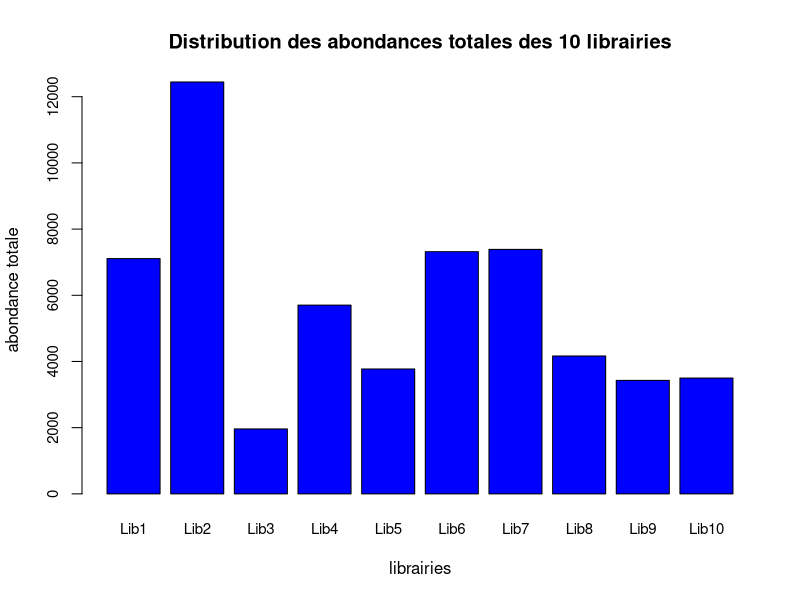
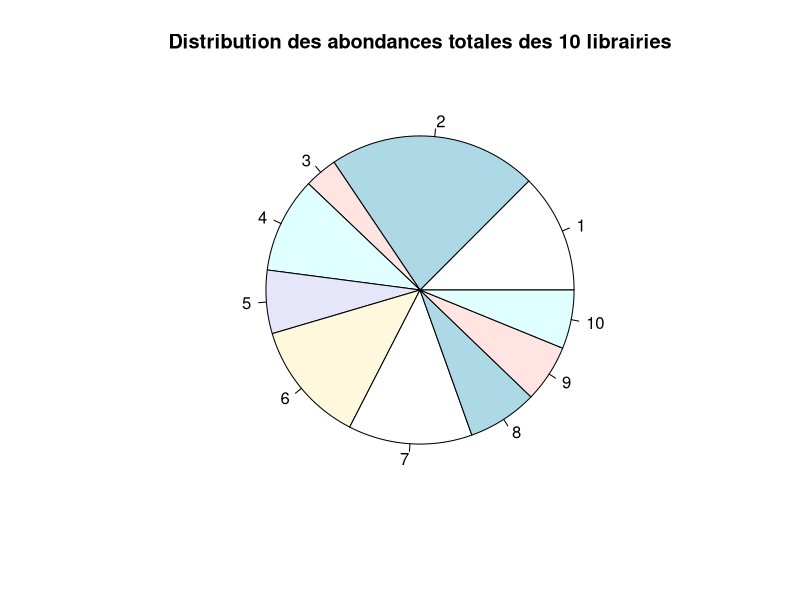

Write the R code that produced these figures, in order.
#Rscript.exe --no-save
data = read.table("dataMirna.csv", header= TRUE, sep = ',')

stats = array(0, dim=c(5,10))
colnames(stats) = colnames(data[,2:11])
rownames(stats) = c('minimum', 'maximum', 'moyenne', 'ecart-type', 'mediane')

for(i in 1:10) {
    stats[1,i] = min(data[,i+1])
    stats[2,i] = max(data[,i+1])
    stats[3,i] = mean(data[,i+1])
    stats[4,i] = sd(data[,i+1])
    stats[5,i] = median(data[,i+1])
}

write.table(stats, 'resultat.txt', row.names=TRUE, col.names=TRUE, quote=FALSE)


#On essaye pour l'abondance
sums = array(0, dim=c(1,10))
colnames(sums) = colnames(data[,2:11])
rownames(sums) = c('somme')

for(i in 1:10) {
    sums[1,i] = sum(data[,i+1])
}

#On a les sommes, comment faire l'histogramme
   
postscript('histo.ps')
par(cex.axis=.9)
couleurs = c('blue','green','red','yellow','black','purple','orange','red','blue','yellow','green')
barplot(sums, main='Distribution des abondances totales des 10 librairies', xlab='librairies', ylab='abondance totale', col=couleurs)
dev.off()

postscript('camembert.ps')
pie(sums)
title('Distribution des abondances totales des 10 librairies')
dev.off()
